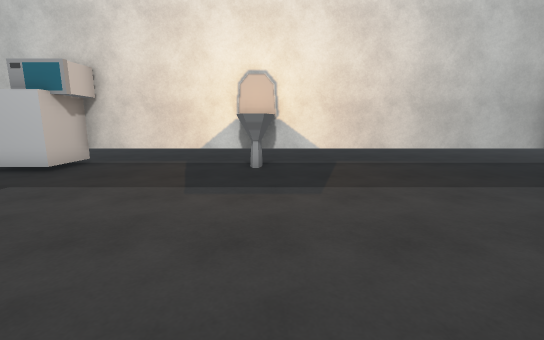
view 1 (above)

14 first-person views from a walk through a scene from a Unity 3-D project. The camera is 1.4 m above the floor, tilts 10° down and sees 90° across. The floor is counted in squares, 1 m on a side. Each view is taken from the middle of a square. On the plan, view 1 faces up. The plan holds only what a view shows up to about 13 squares ahead; the rest is blank. The place goes on beyond the plan. The player character is not drawn. Some surface patterns are stand-ins.

view 2
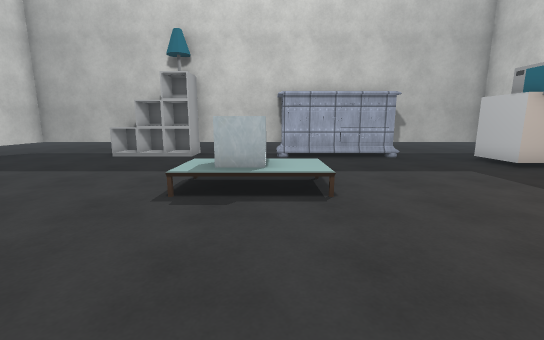

view 3
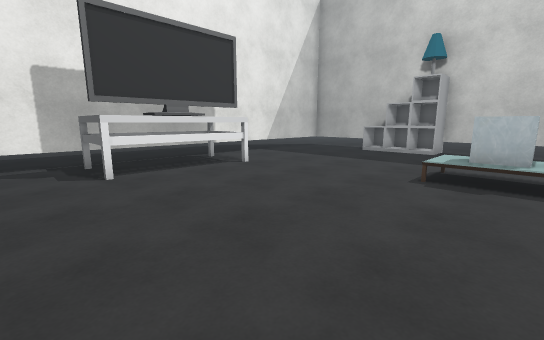

view 4
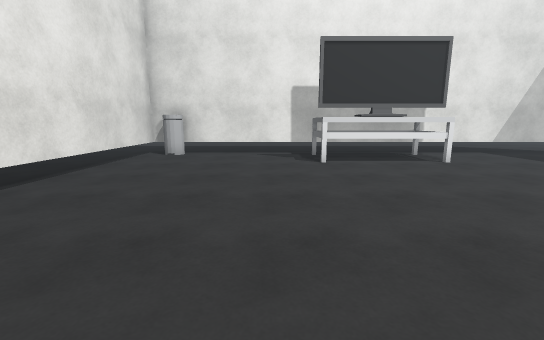

view 5
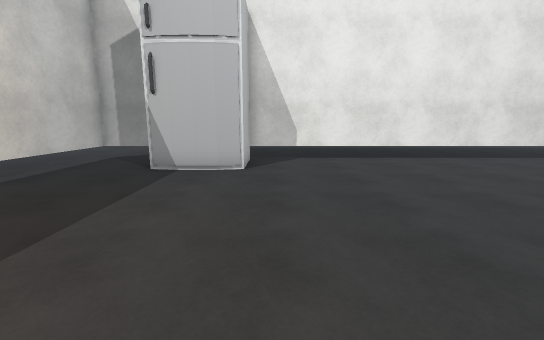

view 6
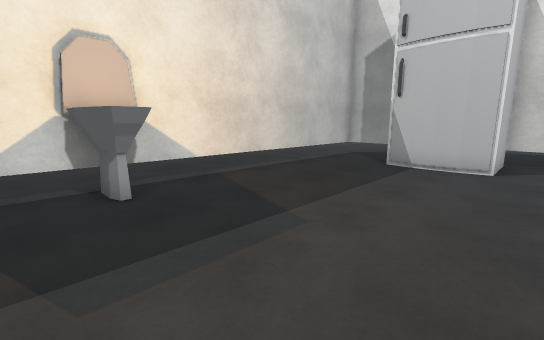

view 7
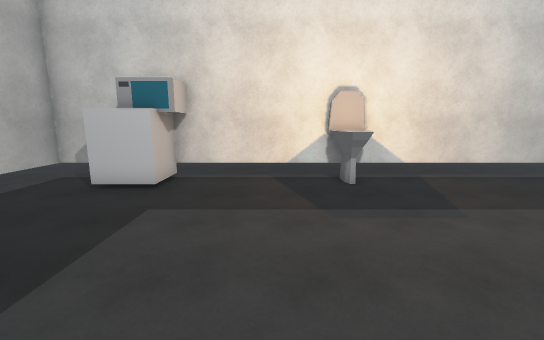

view 8
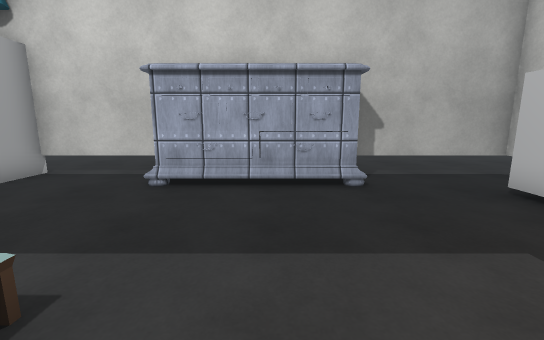

view 9
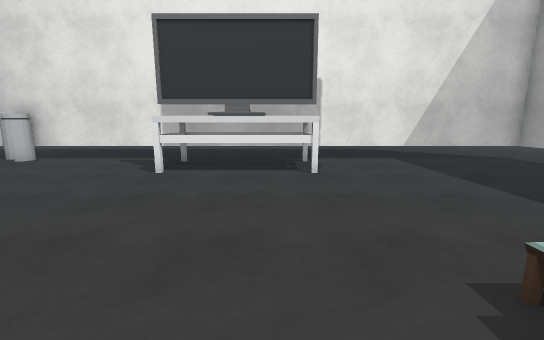

view 10
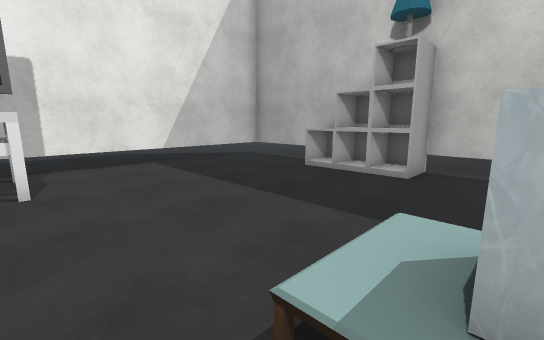

view 11
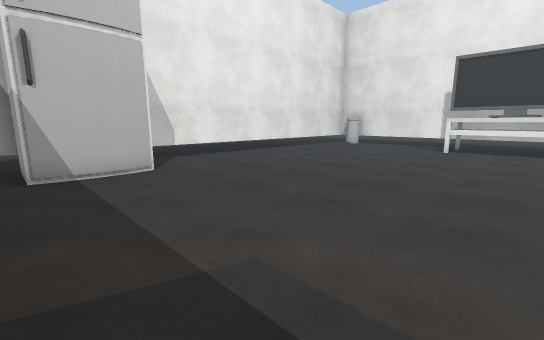

view 12
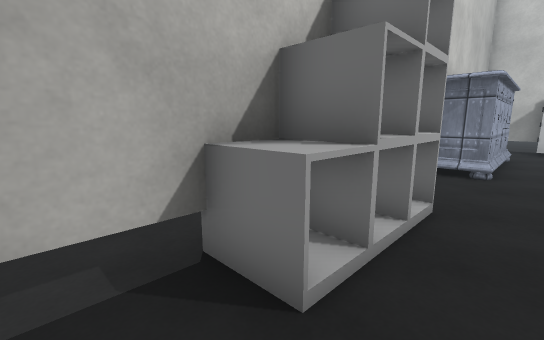

view 13
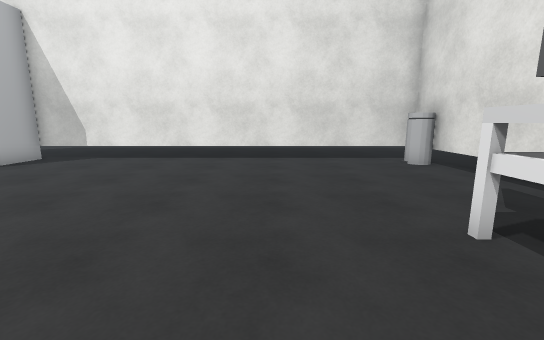

view 14
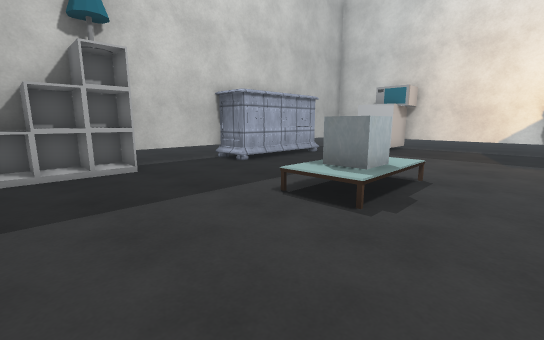

### Floor plan
Points are (right, up) in squares from view 1. A wall is a line through its corners. A room is listed if a view was taken in it or the views show most of it. See-through windows are left out.
Room 1 (views 1, 2, 3, 4, 5, 6, 7, 8, 9, 10, 11, 12, 13, 14)
walls: (-2.4, -7.5) (2.2, -7.5) (2.2, -9.9); (-0.9, -7.9) (0.9, -7.9); (-9.4, 0.4) (-10.4, 0.4) (-10.4, -3.3) (-9.1, -3.3) (-9.1, -6.6) (-10.5, -6.6); (-8.9, 3.5) (-8.9, 1.4); (-9, -4.4) (-10.2, -4.4); (-8.9, 5.1) (-8.9, 4.4); (0.9, -10.4) (8.2, -10.4); (-9, -5.5) (-10.4, -5.5) (-10.4, -10.4) (-0.9, -10.4); (-10.2, -3.4) (-10.2, -6.5) (-9, -6.5); (9.4, 6.6) (9.4, 9.4) (-6.4, 9.4); (-8.1, 9.4) (-10.4, 9.4) (-10.4, 4.9); (8.9, -10.4) (9.4, -10.4) (9.4, 3.9)
objects: drawers (-9, 1); drawers (-8, 8) to (-8, 9); microwave (-7, 8) to (-6, 9); other object (-4, -1) to (-3, 0); toilet (-1, 8) to (0, 9); fridge (7, 4) to (9, 7)

Positions as (right, up) in squares from view 1, and headings:
1: (0, 0), facing up
2: (2, 0), facing left
3: (4, 0), facing down-left
4: (4, 2), facing down
5: (-1, 3), facing right
6: (-2, 3), facing up-right
7: (-3, 0), facing up
8: (-3, 3), facing left
9: (-1, 0), facing down
10: (-2, -1), facing down-left
11: (-1, 7), facing down-right
12: (-8, -8), facing up-left
13: (-1, -5), facing right
14: (-1, -6), facing up-left
